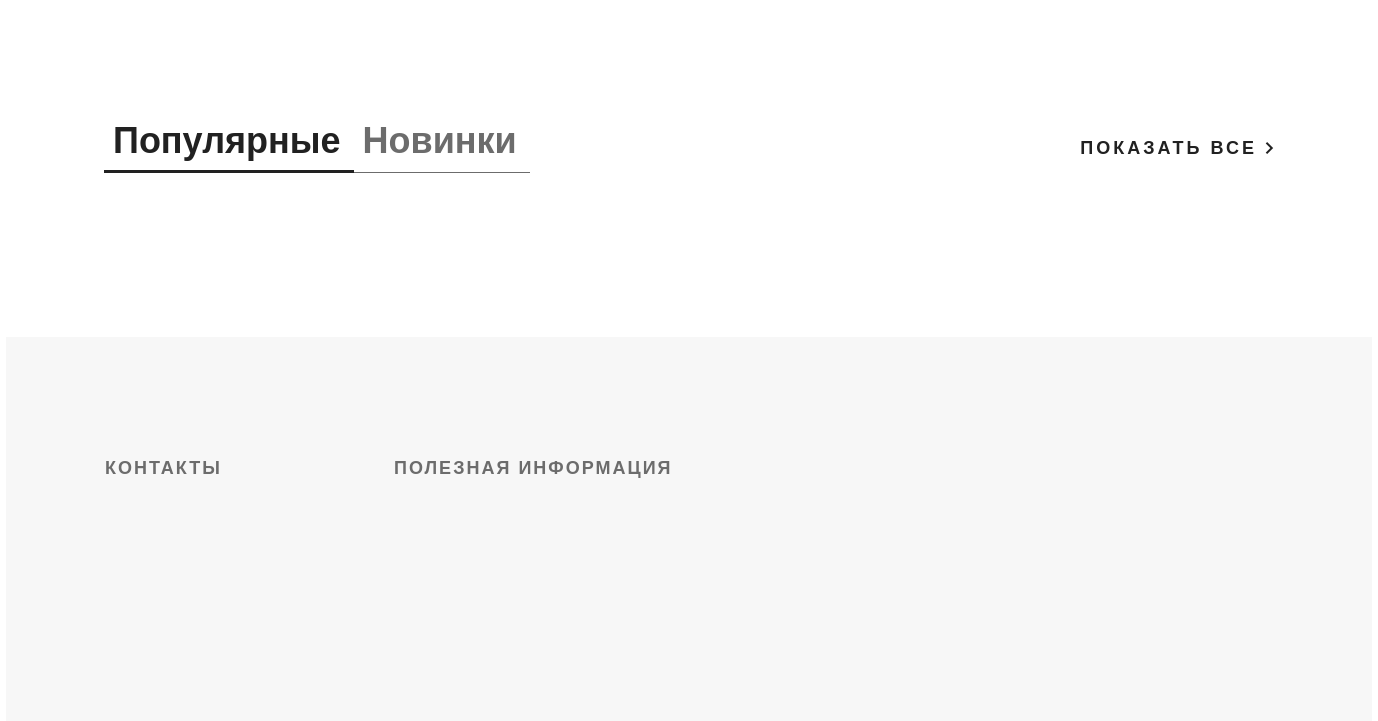
Before: / (lower part) with the older database file.
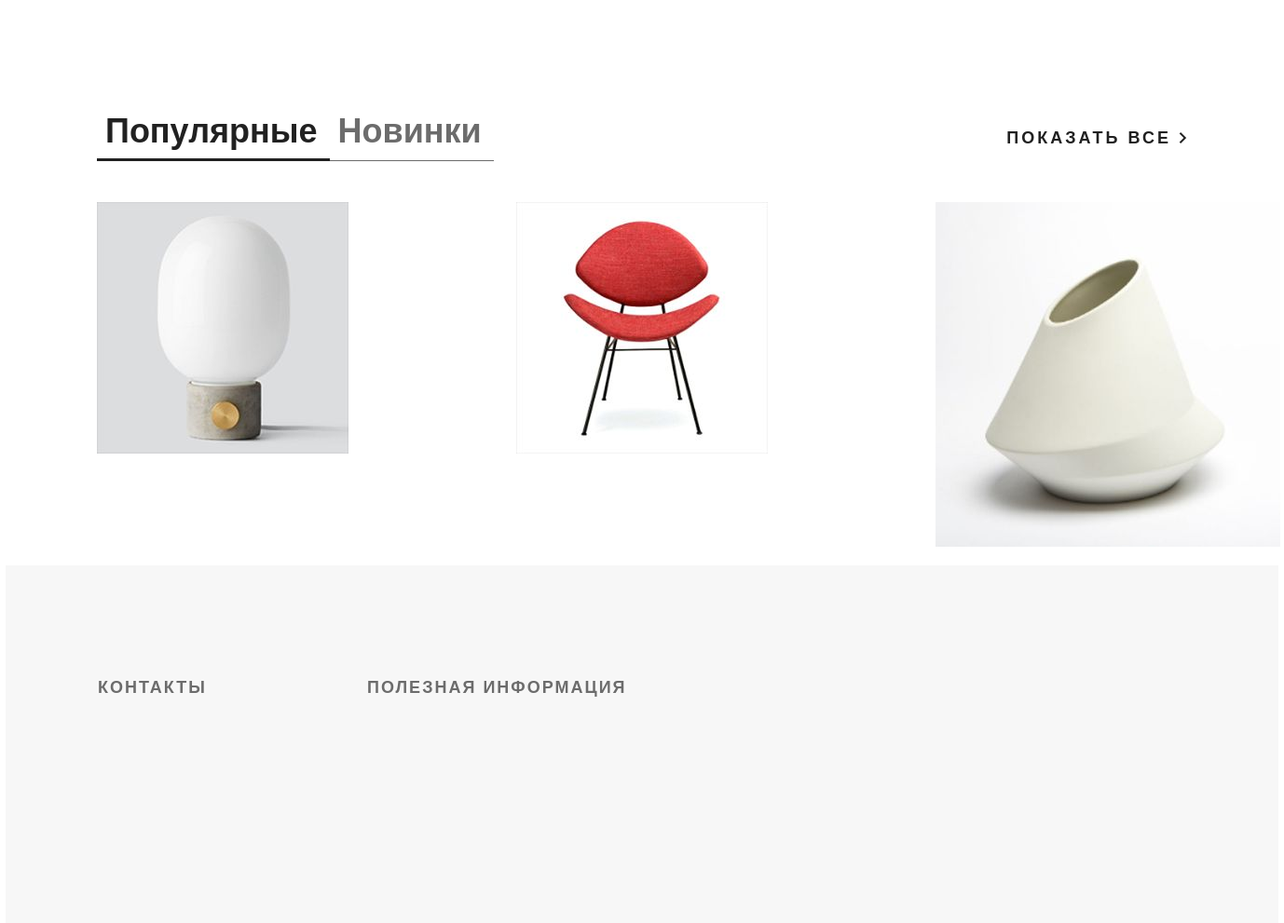
After: the same page with the newer database file.
### mainapp/models.py (models this page shows, shortened)
class Product(models.Model):
    category = models.ForeignKey(
        ProductCategory,
        on_delete=models.CASCADE
    )
    name = models.CharField(
        verbose_name='имя продукта',
        max_length=128,
    )
    image = models.ImageField(
        upload_to='products_images',
        blank=True
    )
    short_description = models.CharField(
        verbose_name='краткое описание',
        max_length=60,
        blank=True,
    )
    description = models.TextField(
        verbose_name='Описание продукта',
        blank=True,
        max_length=128,
    )
    prise = models.DecimalField(
        max_digits=8,
        decimal_places=2,
        verbose_name='цена'
    )
    quantity = models.PositiveIntegerField(
        verbose_name='Количество на складе',
        default=0
    )

### geekshop/views.py (the view)
# urls.py: path('', main, name='main'),
def main(request):
    title = "Магазин"
    products = Product.objects.all()[:4]
    context = {
        'title': title,
        'products':products
    }
    return render(request, 'geekshop/index.html', context)

### geekshop/templates/geekshop/index.html (shortened to what this page needs)
{% extends 'geekshop/base.html' %}
{% load static %}
{% block content %}
		<div class="featured">
			<div class="featured-menu">
					<a class="active" href="#">Популярные</a><a href="#">Новинки</a>
			</div>
			<a class="explore" href="#">показать все <img src="{% static 'geekshop/img/arrow.png' %}" alt=""></a>
			<div class="clearfix">
			</div>
			<div class="tab-content">
                {% for product in  products %}
				<div class="block">
					<a href="#"><img src="/media/{{ product.image }}" alt="">
					</a>
				</div>
                {% endfor %}
			</div>
		</div>
		<div class="clr"></div>
{% endblock %}

### geekshop/templates/geekshop/base.html (shortened to what this page needs)
{% load static %}
<!DOCTYPE html>
<html>
<head>
        <link rel="stylesheet" href="{% static 'geekshop/style.css' %}">
        <link rel="stylesheet" href="{% static 'geekshop/fonts/font-awesome/css/font-awesome.css' %}">
</head>
<body>
	<div class="container">
        {% block content %}
        {% endblock %}
	</div>
    {% block footer %}
        <div class="footer">
            <div class="text-footer">
               <h3>контакты</h3>
            </div>
            <div class="text-footer">
               <h3>полезная информация</h3>
            </div>
        </div>
    {% endblock %}
</body>
</html>

### geekshop/static/geekshop/style.css (style rules this page uses)
* { margin: 0; padding: 0; }
body { font-family: 'Montserrat', sans-serif; }
html, body { height: 100%; }
.clr { height: 384px; }
.container { width: 1366px; margin: 0 auto; min-height: 100%; }
.clearfix:after { content: ""; display: block; clear: both; }
.featured { padding-left: 98px; padding-right: 98px; }
.featured-menu { margin-top: 120px; width: 300px; height: 49px; float: left; }
.featured-menu a { color: #6c6c6c; font-size: 36px; font-weight: 700; text-align: left; text-decoration: none; border-bottom: 1px solid #6c6c6c; padding-bottom: 10px; padding-right: 13px; padding-left: 9px; }
.featured-menu .active { font-size: 36px; font-weight: 700; text-align: left; color: #212121; border-bottom: 3px solid #212121; padding-bottom: 8px; }
.explore { text-transform: uppercase; color: #212121; font-size: 18px; font-weight: 700; line-height: 24px; text-align: center; float: right; margin-top: 138px; letter-spacing: 3px; text-decoration: none; }
.tab-content { margin-top: 50px; display: flex; justify-content: space-between; margin-bottom: 120px; }
.tab-content .block { height: 270px; width: 270px; position: relative; }
.footer { height: 384px; width: 1169px; background-color: #f7f7f7; padding-left: 99px; padding-right: 98px; margin: -384px auto 0; clear: both; }
.text-footer { margin-top: 120px; width: 221px; float: left; margin-right: 68px; }
.text-footer:last-child { margin-right: 0; }
.text-footer h3 { text-transform: uppercase; color: #6c6c6c; font-size: 18px; font-weight: 700; text-align: left; margin-bottom: 22px; letter-spacing: 2px; }
.text-footer:nth-child(2) { width: 422px; }

Changed rows visible on the page:
added Product: image (picture)
added Product: image (picture)
added Product: image (picture)
